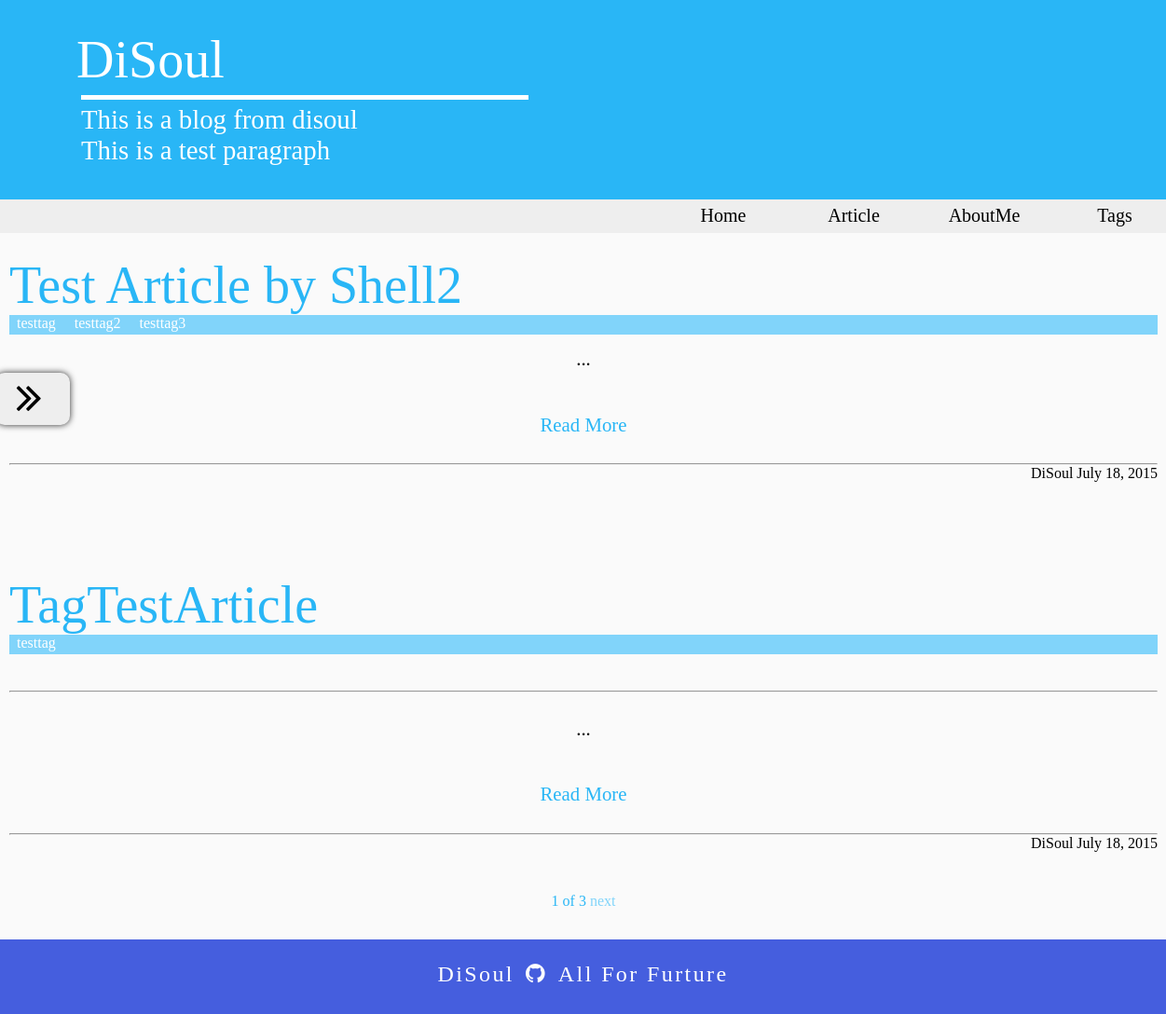
Screenshot of /blog/ with the database file from the repository.
### blog/models.py (models this page shows)
class Article(models.Model):
    title = models.CharField(max_length=100)
    tag = models.ManyToManyField(ArticleTags)
    content = models.TextField()
    date = models.DateTimeField(auto_now=True)
    preview_line = models.IntegerField()
    class Meta():
        ordering = ['-date']

class ArticleTags(models.Model):
    tag_name = models.CharField(max_length=100)

### blog/views.py (the view)
def home(request):
    homepage = get_template('home.html')
    tag_objs = ArticleTags.objects.all()
    article_objs = Paginator(Article.objects.all(),2)
    pagenum = request.GET.get('page')
    try:
        contacts = article_objs.page(pagenum)
    except PageNotAnInteger:
        contacts = article_objs.page(1)
    except EmptyPage:
        contacts = article_objs.page(paginator.num_pages)
    context = Context({
              'tags':tag_objs,
              'articles':contacts,
        })
    return HttpResponse(homepage.render(context))

### blog/templatetags/article_parse.py (called while the page is built)
@register.filter(name='markdown')
def markdown(value):
    return mark_safe(markdown2.markdown(value,extras=['fenced-code-blocks']))

@register.filter(name='preview')
def preview(value, arg):
    contents = value.split('\n')
    contents = contents[:arg]
    return '\n'.join(contents)

### disoul_blog/templates/home.html (shortened to what this page needs)
{% extends "base.html" %}
{% block main-content %}
{% load article_parse %}
<div class="main-content">
    <div class="article_block">
	{% for article in articles %}
	<div class="article">
		<div class="article-title">
			<a href="article/{{ article.title }}">{{ article.title }}</a>
		</div>
		<div class="article-tag">
		    {% for articletag in article.tag.all %}
		    <a href="tag/{{ articletag.tag_name }}">{{ articletag.tag_name }}</a>
		    {% endfor %}
		</div>
		<div class="article-content">
			{{ article.content|preview:article.preview_line|markdown }}
			<div class="content-other">
				<p>...</p><br>
				<a class="full-article" href="article/{{article.title}}">Read More</a>
			</div>
		</div>
		<div class="article-other">
		    <hr>
		    <div>
		        <p>DiSoul {{ article.date|date:"F j, Y" }}
		    </div>
		</div>
	</div>
	{% endfor %}
    </div>
	<div class="pagination">
		<span class="step-link">
			<span class="current">
				{{ articles.number }} of {{ articles.paginator.num_pages }}
			</span>
			{% if articles.has_next %}
			<a href="?page={{ articles.next_page_number }}">next</a>
			{% endif %}
		</span>
	</div>
</div>
{% endblock %}
{% block left-list %}
    <div class="left-list-control">
        <i class="fa fa-angle-double-right fa-3x"></i>
    </div>
{% endblock %}

### blog/static/css/index.css (style rules this page uses)
* { -webkit-box-sizing:border-box;-moz-box-sizing:border-box;box-sizing:border-box;margin:0 }
.article_block { margin-bottom:2em;display:flex;flex-direction:column;align-items:center }
.article_block .article { width:80em;padding:1.5em;padding-bottom:0;margin-bottom:2em;margin-top:4em;display:flex;flex-direction:column }
.article_block .article:first-of-type { margin-top:0 }
.article_block .article .article-title { font-size:3.5em;cursor:pointer }
.article_block .article .article-title a { text-decoration:none;color:#29b6f6 }
.article_block .article .article-tag { width:100%;height:1.3em;background-color:#81d4fa;margin-bottom:.5em }
.article_block .article .article-tag a { cursor:pointer;color:#fff;margin-right:.5em;margin-left:.5em;text-decoration:none }
.article_block .article .article-content { font-size:1.3em;line-height:1.7em }
.article_block .article .article-other { width:100%;height:1.5em }
.article_block .article .article-other hr { margin-top:1.5em;color:#81d4fa }
.article_block .article .article-other div { height:100%;float:right }
.main-content { display:flex;justify-content:center;align-items:center;flex-direction:column }
.content-other { display:flex;flex-direction:column }
.content-other p { text-align:center }
.content-other a { text-decoration:none;color:#29b6f6;text-align:center }
.pagination { margin-bottom:2em }
.pagination a { text-decoration:none;color:#81d4fa }
.pagination .current { color:#29b6f6 }
.left-list-control { position:fixed;width:5em;height:3.5em;background-color:#eee;top:400px;left:-5px;cursor:pointer;border:10px solid #eee;border-radius:10px;box-shadow:0 0 7px #2a2a2a;z-index:100 }
.left-list-control i { float:right;margin-right:20px;position:relative;bottom:8px }
body { display:flex;min-height:100vh;flex-direction:column }
.article-content hr { margin-top:1.5em;margin-bottom:1em }
body { background-color:#fafafa }

### rows the page displays
Article: title "Test Article by Shell2", date "July 18, 2015"
ArticleTags: tag_name "testtag"
ArticleTags: tag_name "testtag2"
ArticleTags: tag_name "testtag3"
Article: title "TagTestArticle", date "July 18, 2015"

### other values shown
{{ articles.number }} "1"
{{ articles.paginator.num_pages }} "3"
